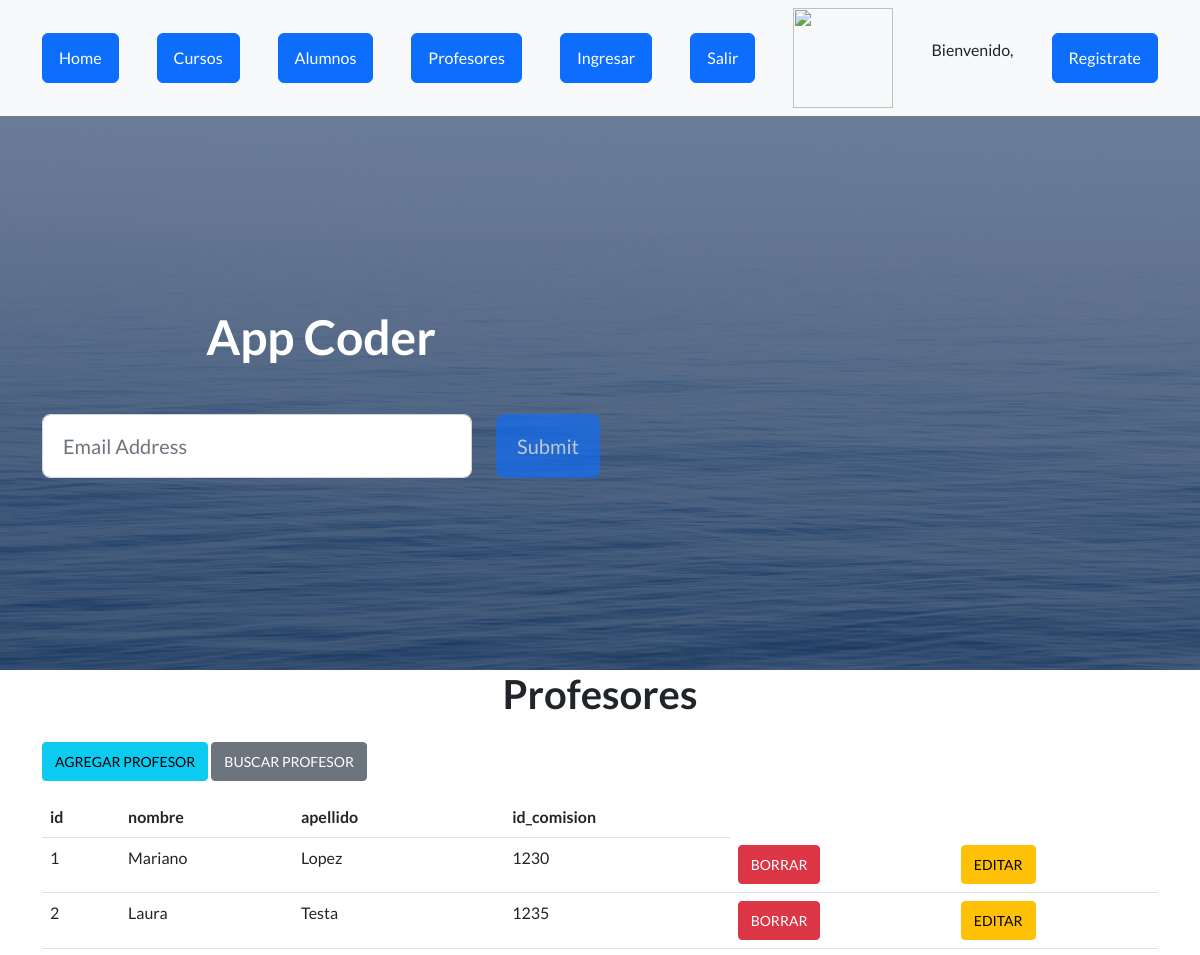
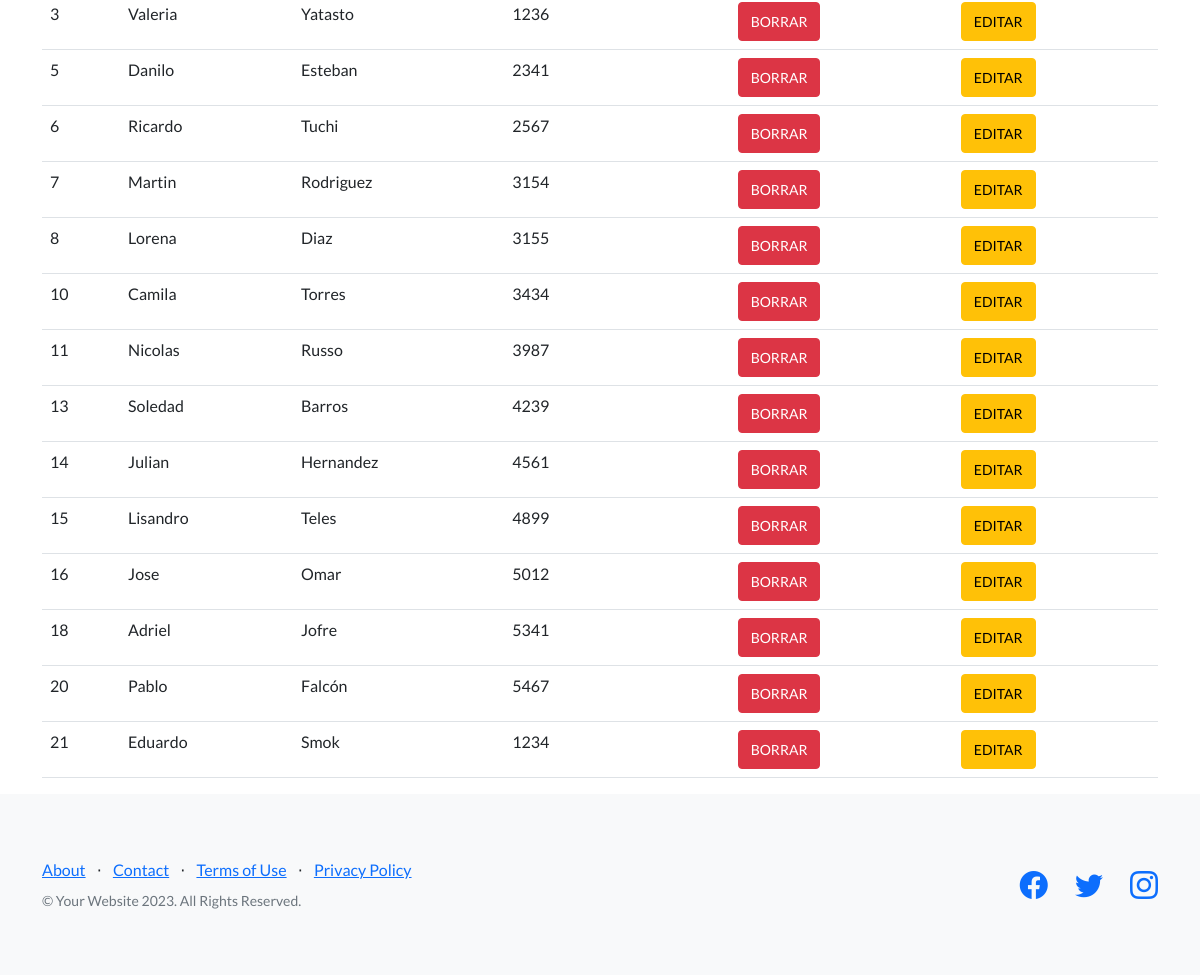
The page /AppCoder/ver_profesores on the database its author committed (2 pictures, top to bottom).
### AppCoder/models.py (models this page shows)
class Profesores(models.Model): #estoy creando una clase profesores
    nombre = models.CharField(max_length=40)
    apellido = models.CharField(max_length=40)
    id_comision = models.IntegerField()
    def __str__(self):
        return f"Nombre: {self.nombre}   Apellido: {self.apellido}   id_comision: {self.id_comision}" #estoy armando como lo voy a ver en el admin
    class Meta:
        db_table = "AppCoder_profesores"

### AppCoder/views.py (the view)
# urls.py: path("ver_profesores", views.ver_profesores, name="ver_profesores"),
def ver_profesores(request):
    profesores = Profesores.objects.all()
    print(profesores)  # Verifica si se están recuperando los cursos correctamente
    dicc = {'profesores': profesores}
    plantilla = loader.get_template("profesores.html")
    print(dicc)  # Verifica si los datos se están pasando correctamente a la plantilla
    documento = plantilla.render(dicc)
    return HttpResponse(documento)

### AppCoder/template/profesores.html
{% extends "padre.html" %}
{% load static %}
{% block contenido %}
    <main class="container">
        <h1 class="text-xl-center title"> Profesores </h1>
        <a href="alta_profesores" class="btn btn-info btn-sm mt-3 mb-3">AGREGAR PROFESOR</a>
        <a href="buscar_profesores.html" class="btn btn-secondary btn-sm mt-3 mb-3">BUSCAR PROFESOR</a>
        <table class="table">
            <thead>
                <tr>
                    <th>id</th>
                    <th>nombre</th>
                    <th>apellido</th>
                    <th>id_comision</th>
                </tr>
            </thead>
            <tbody>
                {% for n in profesores %}
                <tr>
                    <td>{{n.id}}</td>
                    <td>{{n.nombre}}</td>
                    <td>{{n.apellido}}</td>
                    <td>{{n.id_comision}}</td>
                    <td><a href="{% url 'eliminar_profesores' n.id %}" class="btn btn-danger btn-sm">BORRAR</a></td>
                    <td><a href="{% url 'editar_profesores' n.id %}" class="btn btn-warning btn-sm">EDITAR</a></td>
                 </tr>
                {% endfor %}
            </tbody>
        </table>
    </main>
{% endblock %}

### rows shown on the page
Profesores: id "1", nombre "Mariano", apellido "Lopez", id_comision "1230"
Profesores: id "2", nombre "Laura", apellido "Testa", id_comision "1235"
Profesores: id "3", nombre "Valeria", apellido "Yatasto", id_comision "1236"
Profesores: id "5", nombre "Danilo", apellido "Esteban", id_comision "2341"
Profesores: id "6", nombre "Ricardo", apellido "Tuchi", id_comision "2567"
Profesores: id "7", nombre "Martin", apellido "Rodriguez", id_comision "3154"
Profesores: id "8", nombre "Lorena", apellido "Diaz", id_comision "3155"
Profesores: id "10", nombre "Camila", apellido "Torres", id_comision "3434"
Profesores: id "11", nombre "Nicolas", apellido "Russo", id_comision "3987"
Profesores: id "13", nombre "Soledad", apellido "Barros", id_comision "4239"
Profesores: id "14", nombre "Julian", apellido "Hernandez", id_comision "4561"
Profesores: id "15", nombre "Lisandro", apellido "Teles", id_comision "4899"
Profesores: id "16", nombre "Jose", apellido "Omar", id_comision "5012"
Profesores: id "18", nombre "Adriel", apellido "Jofre", id_comision "5341"
Profesores: id "20", nombre "Pablo", apellido "Falcón", id_comision "5467"
Profesores: id "21", nombre "Eduardo", apellido "Smok", id_comision "1234"
